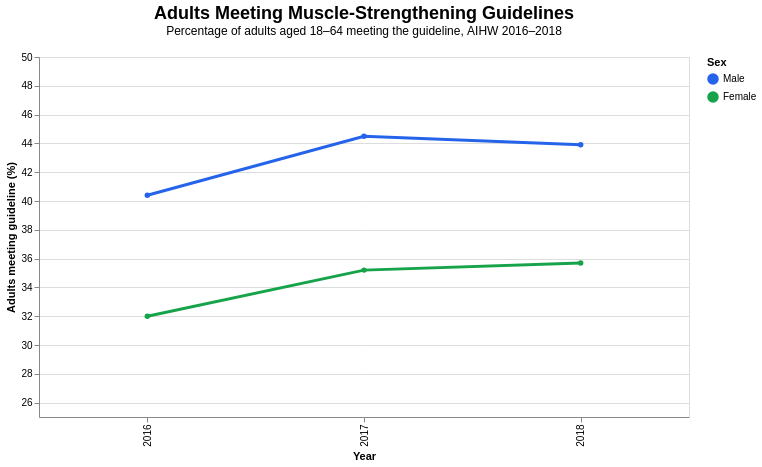

Write the Vega-Lite specification saved for this chart.
### Vega-Lite specification from a JSON file in a GitHub repository (floating-point values rounded to 4 significant figures)
{"$schema": "https://vega.github.io/schema/vega-lite/v5.json", "description": "Trend in adults meeting the muscle-strengthening guideline by sex.", "title": {"text": "Adults Meeting Muscle-Strengthening Guidelines", "subtitle": "Percentage of adults aged 18–64 meeting the guideline, AIHW 2016–2018", "anchor": "middle", "fontSize": 18, "subtitleFontSize": 12, "fontWeight": "bold", "offset": 15}, "width": 650, "height": 360, "data": {"values": [{"year": 2016, "sex": "Male", "percentage": 40.4}, {"year": 2017, "sex": "Male", "percentage": 44.5}, {"year": 2018, "sex": "Male", "percentage": 43.9}, {"year": 2016, "sex": "Female", "percentage": 32.0}, {"year": 2017, "sex": "Female", "percentage": 35.2}, {"year": 2018, "sex": "Female", "percentage": 35.7}]}, "mark": {"type": "line", "point": true, "strokeWidth": 3}, "encoding": {"x": {"field": "year", "type": "ordinal", "sort": [2016, 2017, 2018], "title": "Year"}, "y": {"field": "percentage", "type": "quantitative", "title": "Adults meeting guideline (%)", "scale": {"domain": [25, 50]}}, "color": {"field": "sex", "type": "nominal", "scale": {"domain": ["Male", "Female"], "range": ["#2563eb", "#16a34a"]}, "title": "Sex"}, "tooltip": [{"field": "year", "type": "ordinal", "title": "Year"}, {"field": "sex", "type": "nominal", "title": "Sex"}, {"field": "percentage", "type": "quantitative", "title": "Percentage (%)"}]}}
